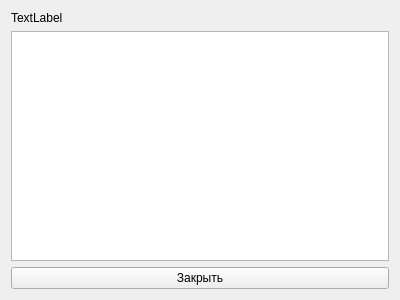
<?xml version="1.0" encoding="UTF-8"?>
<ui version="4.0">
 <class>DisplayTableWidget</class>
 <widget class="QWidget" name="DisplayTableWidget">
  <property name="geometry">
   <rect>
    <x>0</x>
    <y>0</y>
    <width>400</width>
    <height>300</height>
   </rect>
  </property>
  <property name="windowTitle">
   <string>Table</string>
  </property>
  <property name="windowIcon">
   <iconset resource="../UnicalcClient/logo.qrc">
    <normaloff>:/res/Images/iis_logo_small.png</normaloff>:/res/Images/iis_logo_small.png</iconset>
  </property>
  <layout class="QVBoxLayout" name="verticalLayout">
   <item>
    <widget class="QLabel" name="infoLabel">
     <property name="text">
      <string>TextLabel</string>
     </property>
    </widget>
   </item>
   <item>
    <widget class="QTableView" name="tableView"/>
   </item>
   <item>
    <widget class="QPushButton" name="pushButton">
     <property name="text">
      <string>Закрыть</string>
     </property>
    </widget>
   </item>
  </layout>
 </widget>
 <resources>
  <include location="../UnicalcClient/logo.qrc"/>
 </resources>
 <connections>
  <connection>
   <sender>pushButton</sender>
   <signal>clicked()</signal>
   <receiver>DisplayTableWidget</receiver>
   <slot>close()</slot>
   <hints>
    <hint type="sourcelabel">
     <x>191</x>
     <y>281</y>
    </hint>
    <hint type="destinationlabel">
     <x>537</x>
     <y>277</y>
    </hint>
   </hints>
  </connection>
 </connections>
</ui>
